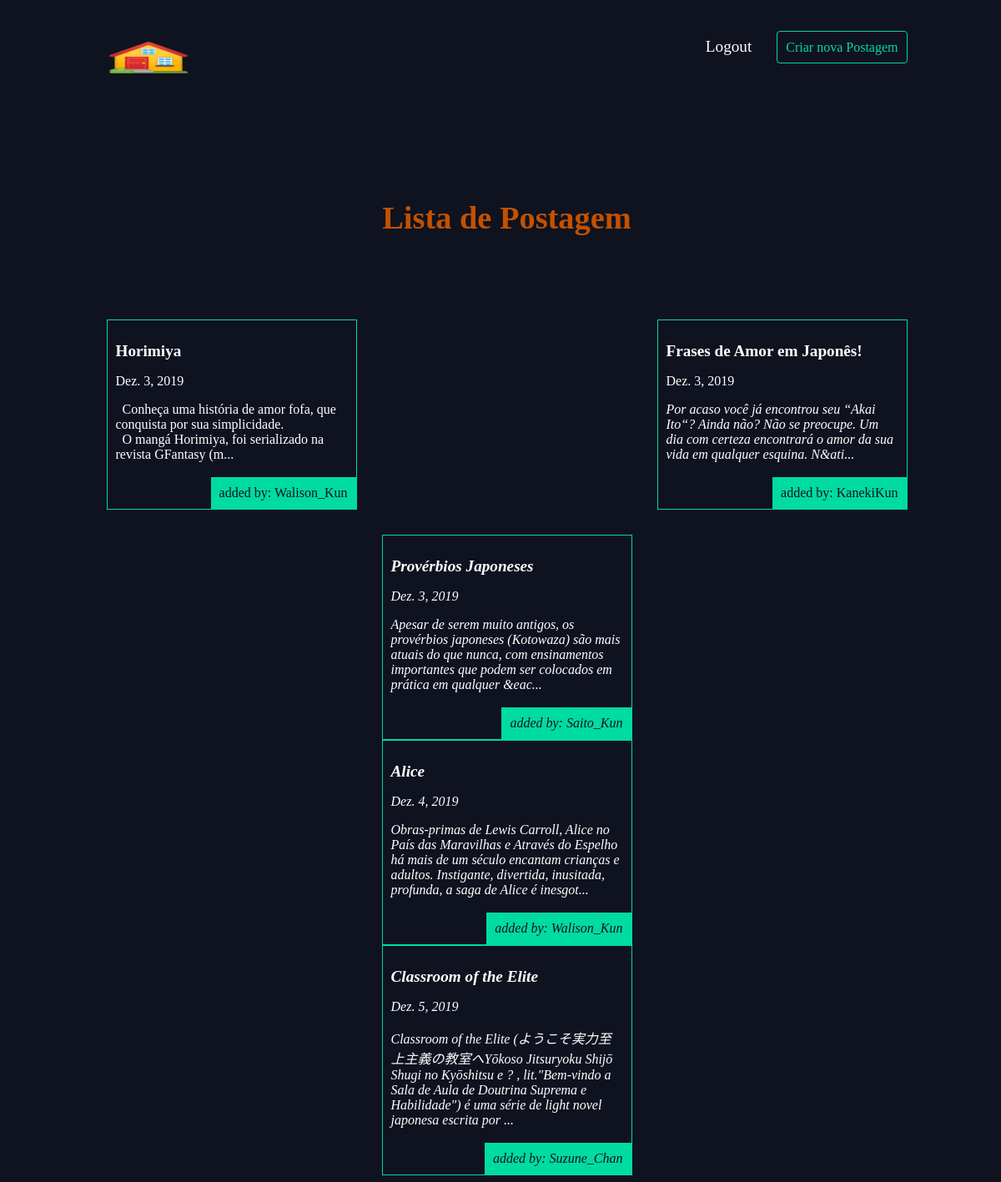
The app's page / (signed in) with its own data.
### blog/models.py (models this page shows, shortened)
class Post(models.Model):
    titulo = models.CharField(max_length=255)
    resumo = RichTextField()
    conteudo = RichTextUploadingField()
    dt_cri_post = models.DateField(auto_now_add=True)
    autor = models.ForeignKey(User, default=None, on_delete=models.PROTECT)
    def snippet(self):
        return self.resumo[:200] +'...'

### blog/views.py (the view)
# urls.py: path('', views.post_list, name='list'),
def post_list(request):
    post = Post.objects.all().order_by('dt_cri_post')
    return render(request, 'blog/post_list.html', {'post': post})

### blog/templates/blog/post_list.html
{% extends 'base_layout.html' %}
{% block content %}
    <h1> Lista de Postagem </h1>
    <div class="articles">
        {% for post in post %}
        <div class="article">
          <h2>
            <a href="{% url 'blog:detail' pk=post.pk %}"> {{ post.titulo }} <a>
          </h2>
          <p> {{ post.dt_cri_post}} </p>
          <p class="author"> added by: {{post.autor.username}} </p>
          <p> {{ post.snippet|safe }} </p>
        </div>
        {% endfor %}
    </div>
{% endblock %}

### assets/style.css (style rules this page uses)
body { background-color: #0f121f; background-image: url(); color: #fff; padding-left: 15px; }
body * { font-family: 'Times New Roman', Times, serif; }
h1, h2 { color: #C25100; font-family: 'Lobster', cursive; }
a, a:hover, a:visited { color: #fff; text-decoration: none; }
div.wrapper h1 { text-align: center; margin: 100px auto; font-size: 2.4em; }
.articles { display: grid; grid-template-columns: 1fr 1fr 1fr; grid-gap: 30px; }
.article { padding: 10px; border: 1px solid #00dba0; position: relative; padding-bottom: 40px; }
.article h2 { font-size: 1.2em; }
.article .author { padding: 10px; background: #00dba0; position: absolute; right: 0; bottom: 0; margin: 0; color: #0f121f; }

### records on screen
Post: titulo "Horimiya", dt_cri_post "Dez. 3, 2019", autor.username "Walison_Kun", snippet "Conheça uma história de amor fofa, que conquista por sua simplicidade. O mangá Horimiya, foi serializado na revista GFantasy (m..."
Post: titulo "Frases de Amor em Japonês!", dt_cri_post "Dez. 3, 2019", autor.username "KanekiKun", snippet "Por acaso você já encontrou seu “Akai Ito“? Ainda não? Não se preocupe. Um dia com certeza encontrará o amor da sua vida em qualquer esquina. N&ati..."
Post: titulo "Provérbios Japoneses", dt_cri_post "Dez. 3, 2019", autor.username "Saito_Kun", snippet "Apesar de serem muito antigos, os provérbios japoneses (Kotowaza) são mais atuais do que nunca, com ensinamentos importantes que podem ser colocados em prática em qualquer &eac..."
Post: titulo "Alice", dt_cri_post "Dez. 4, 2019", autor.username "Walison_Kun", snippet "Obras-primas de Lewis Carroll, Alice no País das Maravilhas e Através do Espelho há mais de um século encantam crianças e adultos. Instigante, divertida, inusitada, profunda, a saga de Alice é inesgot..."
Post: titulo "Classroom of the Elite", dt_cri_post "Dez. 5, 2019", autor.username "Suzune_Chan", snippet "Classroom of the Elite (ようこそ実力至上主義の教室へYōkoso Jitsuryoku Shijō Shugi no Kyōshitsu e ? , lit.\"Bem-vindo a Sala de Aula de Doutrina Suprema e Habilidade\") é uma série de light novel japonesa escrita por ..."
